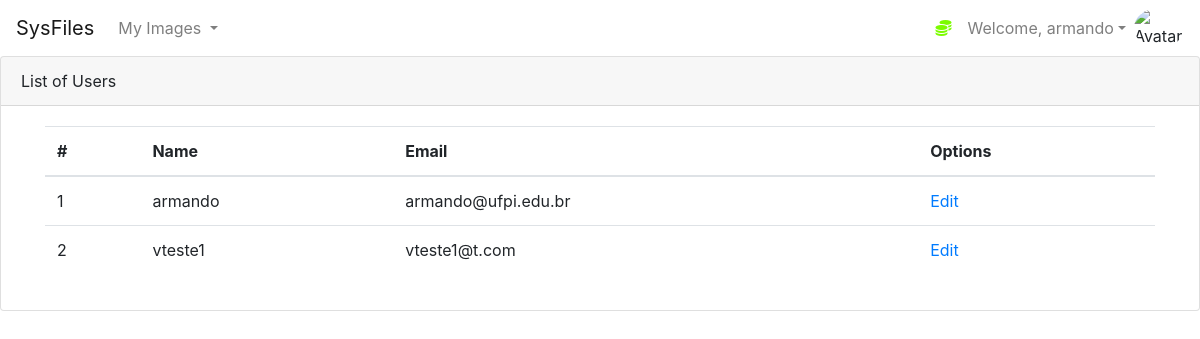
Screenshot of /users (signed in) with the database file from the repository.
### myapp/dao.py (models this page shows, shortened)
class User(db.Model, UserMixin):
    id = db.Column(db.Integer(), primary_key=True)
    username = db.Column(db.String(length=30), nullable=False, unique=True)
    email_address = db.Column(db.String(length=50), nullable=False, unique=True)
    password_hash = db.Column(db.String(length=60), nullable=False)
    my_files = db.relationship('File', secondary=user_files, backref='myfiles')
    @property
    def password(self):
        return self.password

### myapp/users.py (the view)
@app.route('/users')
@login_required
def pagination_page():
    page, per_page, offset = get_page_args(page_parameter='page', per_page_parameter='per_page')
    users_service = Users()
    users = users_service.list_all_users()
    total = len(users)
    pagination_users = get_users(offset=offset, per_page=per_page, users=users)
    pagination = Pagination(page=page, per_page=per_page, total=total, css_framework='bootstrap4')
    return render_template('users/pagination.html', users=pagination_users, page=page, per_page=per_page, pagination=pagination)

### myapp/dao.py (called while the page is built)
@login_manager.user_loader
def load_user(user_id):
    return User.query.get(int(user_id))

    def list_all_users(self):
        return User.query.all()

### myapp/users.py (called while the page is built)
def get_users(offset=0, per_page=10, users=all_users):
    return users[offset: offset + per_page]

### myapp/templates/users/pagination.html (shortened to what this page needs)
{% extends 'base.html' %}
{% block content %}
<div class="card">
  <div class="card-header">
    List of Users
  </div>
  <div class="card-body">
    <div class="container">
      <div class="table-responsive">
        <table class="table table-hover">
          <thead>
            <tr>
              <th>#</th>
              <th>Name</th>
              <th>Email</th>
              <th>Options</th>
            </tr>
          </thead>
          <tbody>
            {% for user in users %}
            <tr>
              <td>{{ loop.index + (page - 1) * per_page }}</td>
              <td>{{ user.username }}</td>
              <td>{{ user.email_address}} </td>
              <td><a href="#">Edit</a></td>
            </tr>
            {% endfor %}
          </tbody>
        </table>
      </div>
  </div>
  </div>
</div>
{% endblock %}

### myapp/templates/base.html (shortened to what this page needs)
<!doctype html>
<html lang="en">
   <head>
      <link rel="stylesheet" href="https://cdn.jsdelivr.net/npm/bootstrap@4.5.3/dist/css/bootstrap.min.css">
   </head>
   <body>
    <nav class="navbar navbar-expand-md navbar-light">
      <a class="navbar-brand" href="{{ url_for('dashboard_page') }} ">SysFiles</a>
      <div class="collapse navbar-collapse" id="navbarNav">
          {% if current_user.is_authenticated %}
            <ul class="navbar-nav mr-auto">
                <li class="nav-item dropdown">
                    <a class="nav-link dropdown-toggle" href="#" id="navbardrop1" data-toggle="dropdown">
                    My Images
                    </a>
                </li>
            </ul>
            <ul class="navbar-nav">
                <li class="nav-item">
                    <a class="nav-link" style="color: lawngreen; font-weight: bold">
                        <i class="fas fa-coins"></i>
                    </a>
                </li>
                <li class="nav-item dropdown">
                    <a class="nav-link dropdown-toggle" href="#" id="navbardropprofile" data-toggle="dropdown">Welcome, {{ current_user.username }}</a>
                </li>
                <img src="{{ url_for('static', filename='img/anonymous2.png') }}" class="rounded-circle" style="width: 50px;" alt="Avatar">
            </ul>
          {% endif %}
      </div>
    </nav>
      {% block content %}
      {% endblock %}
   </body>
</html>

### rows the page displays
User: username "armando", email_address "armando@ufpi.edu.br"
User: username "vteste1", email_address "vteste1@t.com"
